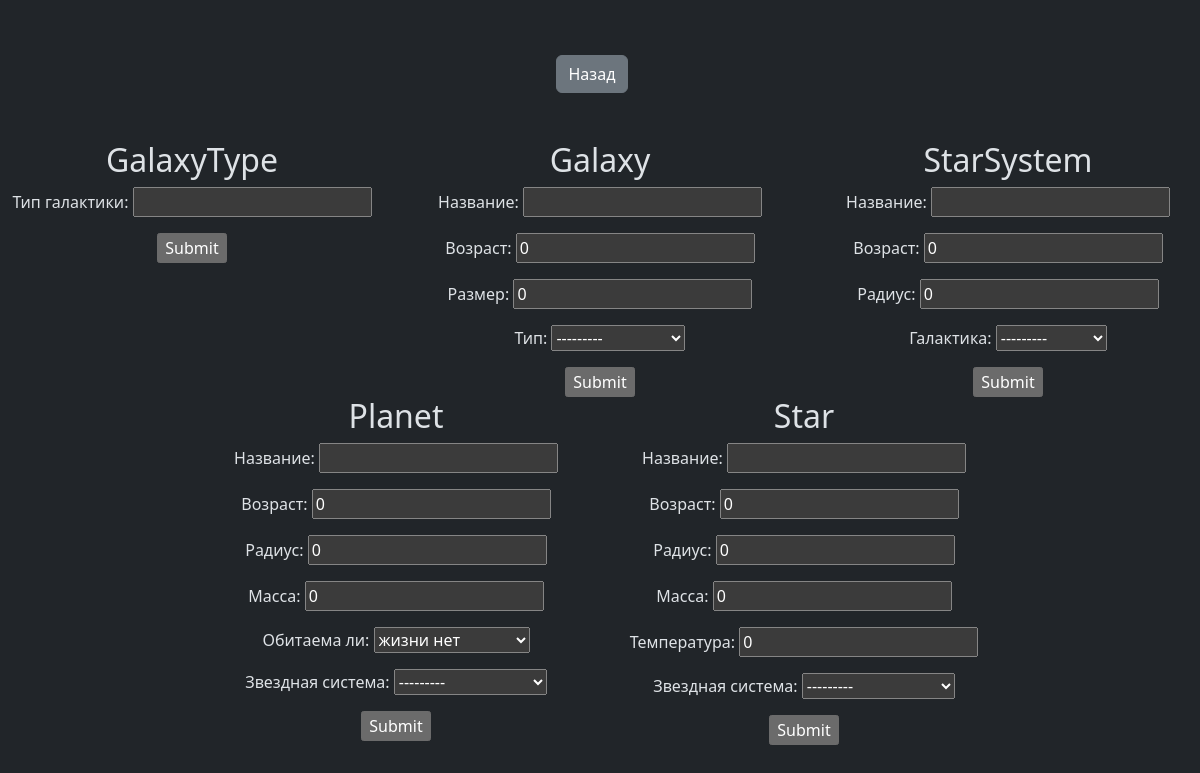
Page /space/post on the committed database.
### space/models.py (models this page shows)
class StarSystem(models.Model):
    objects = models.Manager
    id = models.AutoField(primary_key=True)
    name = models.CharField(max_length=50, verbose_name='Название')
    age = models.FloatField(default=0, verbose_name='Возраст')
    radius = models.FloatField(default=0, verbose_name='Радиус')
    galaxy = models.ForeignKey(Galaxy, verbose_name='Галактика', on_delete=models.CASCADE)
    def __str__(self):
        return self.name
    class Meta:
        verbose_name = "Звездная система"
        verbose_name_plural = "Звездные системы"

class GalaxyType(models.Model):
    objects = models.Manager
    id = models.AutoField(primary_key=True)
    name = models.CharField(max_length=30, verbose_name='Тип галактики')
    def __str__(self):
        return self.name
    class Meta:
        verbose_name = "Тип галактики"
        verbose_name_plural = "Типы галактики"

class Galaxy(models.Model):
    objects = models.Manager
    id = models.AutoField(primary_key=True)
    name = models.CharField(max_length=50, verbose_name='Название')
    age = models.FloatField(default=0, verbose_name='Возраст')
    size = models.FloatField(default=0, verbose_name='Размер')
    type = models.ForeignKey(GalaxyType, verbose_name='Тип', on_delete=models.CASCADE)
    def __str__(self):
        return self.name
    class Meta:
        verbose_name = "Галактика"
        verbose_name_plural = "Галактики"

### space/views.py (the view, shortened to what this page needs)
# urls.py: path('post', views.show_all_forms, name='post'),
def show_all_forms(request, model_name=None):
    forms = create_forms_for_all_models()
    return render(request, 'post.html', {'forms': forms})

### space/forms.py (called while the page is built)
def create_model_form(model1):
    class Meta:
        model = model1
        fields = '__all__'
    form_attrs = {'Meta': Meta}
    return type(f'{model1.__name__}Form', (forms.ModelForm,), form_attrs)

def create_forms_for_all_models():
    app_models = apps.get_app_config("space").get_models()
    all_forms = {}
    for model in app_models:
        form = create_model_form(model)
        all_forms[model.__name__] = form
    return all_forms

### templates/post.html (shortened to what this page needs)
<!DOCTYPE html>
<html lang="ru" data-bs-theme="dark">
<head>
    <link href="https://cdn.jsdelivr.net/npm/bootstrap@5.3.2/dist/css/bootstrap.min.css" rel="stylesheet">
</head>
<body class="min-vh-100 d-flex flex-column justify-content-center">
<div class="d-flex flex-column align-items-center justify-content-center">
<a href="/space" class="btn btn-secondary" style="margin-left:-1rem !important">Назад</a><br><br>
<div class="row justify-content-center text-center">
    {% for model, form in forms.items %}
      <form class="col col-4" method="post" action="{% url 'post' model_name=model %}" autocomplete='off'>
        <h2>{{ model }}</h2>
        {{ form.as_p }}
        <input type="submit" value="Submit">
      </form>
    {% endfor %}
</div>
</div>
</body>
</html>

### rows in the picture
StarSystem: age "0" "0" "0" "---------" "0" "0" "0" "0"

### other values in the picture
{{ model }} "GalaxyType" "Galaxy" "StarSystem" "Planet" "Star"
